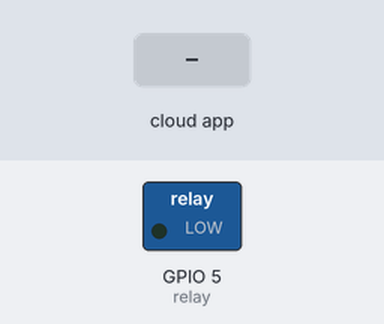
The sketch below on a simulated ESP8266 (NodeMCU). Shown: switched loads named in the sketch (green lamp = pin HIGH). The test bench sets the inputs (shaded band). WiFi joins after 1.5 s; servers stay silent unless stated; no MQTT or app messages arrive unless stated; what the sketch prints to the serial monitor is not drawn.

Above: at 2.8 s.
2.9 s: the phone or cloud app sets onoff to ON
At 3.4 s:
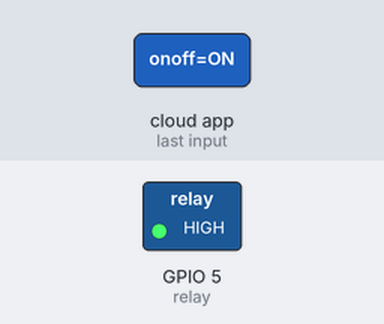
Timing chart, 0 to 5.9 s (numbered marks = the images above; inputs shaded):
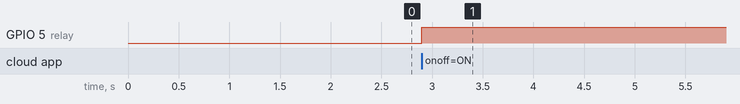

Measured:
- after the input at 2.9 s, GPIO 5 (relay): LOW → HIGH at once

The sketch:

google_assistant.ino
```cpp
#include <Arduino.h>
#if defined(ESP32)
  #include <WiFi.h>
#elif defined(ESP8266)
  #include <ESP8266WiFi.h>
#endif
// thư viện mqtt
#include "Adafruit_MQTT.h"
#include "Adafruit_MQTT_Client.h"
// thư viện gửi mail
#include <EMailSender.h>
#define WIFI_SSID "Wifi Cui Bap"
#define WIFI_PASSWORD "wifichua2021A"
//define relay pin
const int relay = 5;

// cổng mqtt đã setup trên adfruit.com
#define MQTT_SERV "io.adafruit.com"
#define MQTT_PORT 1883
#define MQTT_NAME "idragon1st"
#define MQTT_PASS "aio_shFK08LpVN78C3FYJBFvHY6gqLGR"

//Set up MQTT and WiFi clients
WiFiClient client;
Adafruit_MQTT_Client mqtt(&client, MQTT_SERV, MQTT_PORT, MQTT_NAME, MQTT_PASS);

//khai báo kênh esp sẽ subcribe vào để nhận lệnh
Adafruit_MQTT_Subscribe onoff = Adafruit_MQTT_Subscribe(&mqtt, MQTT_NAME "/f/onoff");

uint8_t connection_state = 0;
uint16_t reconnect_interval = 10000;
//đăng nhập email gửi
EMailSender emailSend("clonedarkness1@gmail.com", "Yuichan1");

//chân cảm biếng quang học
#define SENSOR_PIN A0

bool sent = false;
int L = 0;
void setup(){
  Serial.begin(115200);
  Serial.println();
  Serial.print("Connecting to AP");
  WiFi.begin(WIFI_SSID, WIFI_PASSWORD);
  while (WiFi.status() != WL_CONNECTED){
    Serial.print(".");
    delay(200);
  }
  Serial.println("");
  Serial.println("WiFi connected.");
  Serial.println("IP address: ");
  Serial.println(WiFi.localIP());
  Serial.println();
  //subcribe kênh onoff
  mqtt.subscribe(&onoff);

  pinMode(relay, OUTPUT);

}

void loop(){
  //kết nối mqtt, kiểm tra tín hiệu gửi về nếu là on thì bật đèn, ngược lại
  MQTT_connect();
  Adafruit_MQTT_Subscribe * subscription;
  while ((subscription = mqtt.readSubscription(5000)))
  {
    //If we're in here, a subscription updated...
    if (subscription == &onoff)
    {
      //Print the new value to the serial monitor
      Serial.print("onoff: ");
      Serial.println((char*) onoff.lastread);
     //If the new value is  "ON", turn the light on.
     //Otherwise, turn it off.
      if (!strcmp((char*) onoff.lastread, "ON"))
      {
        digitalWrite(relay, HIGH);
        Serial.print("ON");
      }
      else
      {
        Serial.print("OFF");
        digitalWrite(relay, LOW);
      }
    }
  }
  // ping server mqtt để giữ cho kết nối luôn hoạt động
  if (!mqtt.ping())
  {
    mqtt.disconnect();
  }
  //đọc dữ liệu từ cảm biến quang
  L = analogRead(SENSOR_PIN);
  Serial.println(L);
  //nếu dữ liệu trả về bằng 1024 == đèn trên cảm biếng quang ngắt == trời mưa, ngược lại nếu giá trị khác thì
  //cảm biếng quang vẫn đang nhận được ánh sáng == trời không mưa
  //biến sent để kiểm tra mail đã gửi chưa, đảm bảo chỉ gửi 1 lần khi trời có mưa, tránh spam
  if(L == 1024){
      Serial.println("Raining,...");
      if (sent == false) {
        sent = true;
        sendmail();
     }
   }
   else
   {
     sent = false;
     Serial.println("No rain,....");
   }
  delay(1000);
}

//hàm gửi mail, tới mail s2kirbys2 với nội dung đang có mưa, resp.status sẽ trả về mail đã được gửi thành công hay chưa
void sendmail() {
    EMailSender::EMailMessage message;
    message.subject = "ESP8266 Rain Notify";
    message.message = "Đang có mưa";
    EMailSender::Response resp = emailSend.send("s2kirbys2@gmail.com", message);
    Serial.println("Sending status: ");
    Serial.println(resp.status);
    Serial.println(resp.code);
    Serial.println(resp.desc);
}
//hàm connect mqtt
void MQTT_connect()
{
  int8_t ret;
  // Stop if already connected.
  if (mqtt.connected())
  {
    return;
  }
  Serial.print("Connecting to MQTT... ");
  uint8_t retries = 3;
  while ((ret = mqtt.connect()) != 0) // connect will return 0 for connected
  {
       Serial.println(mqtt.connectErrorString(ret));
       Serial.println("Retrying MQTT connection in 5 seconds...");
       mqtt.disconnect();
       delay(5000);  // wait 5 seconds
       retries--;
       if (retries == 0)
       {
         // basically die and wait for WDT to reset me
         while (1);
       }
  }
  Serial.println("MQTT Connected!");
} //END CODE
```
